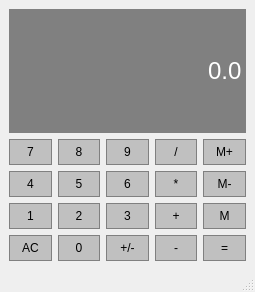
<?xml version="1.0" encoding="UTF-8"?>
<ui version="4.0">
 <class>MainWindow</class>
 <widget class="QMainWindow" name="MainWindow">
  <property name="geometry">
   <rect>
    <x>0</x>
    <y>0</y>
    <width>255</width>
    <height>292</height>
   </rect>
  </property>
  <property name="windowTitle">
   <string>MainWindow</string>
  </property>
  <widget class="QWidget" name="centralwidget">
   <layout class="QGridLayout" name="gridLayout">
    <item row="1" column="1">
     <widget class="QPushButton" name="Button8">
      <property name="sizePolicy">
       <sizepolicy hsizetype="Preferred" vsizetype="Preferred">
        <horstretch>0</horstretch>
        <verstretch>0</verstretch>
       </sizepolicy>
      </property>
      <property name="styleSheet">
       <string notr="true">QPushButton{
        background-color: #C0C0C0;
        border: 1px solid gray;
        padding: 5px;
}

QPushButtonpressed{
        background-color: #A9A9A9;
        border: 1px solid gray;
        padding: 5px;
}</string>
      </property>
      <property name="text">
       <string>8</string>
      </property>
     </widget>
    </item>
    <item row="2" column="1">
     <widget class="QPushButton" name="Button5">
      <property name="sizePolicy">
       <sizepolicy hsizetype="Preferred" vsizetype="Preferred">
        <horstretch>0</horstretch>
        <verstretch>0</verstretch>
       </sizepolicy>
      </property>
      <property name="styleSheet">
       <string notr="true">QPushButton{
        background-color: #C0C0C0;
        border: 1px solid gray;
        padding: 5px;
}

QPushButtonpressed{
        background-color: #A9A9A9;
        border: 1px solid gray;
        padding: 5px;
}</string>
      </property>
      <property name="text">
       <string>5</string>
      </property>
     </widget>
    </item>
    <item row="1" column="3">
     <widget class="QPushButton" name="Divide">
      <property name="sizePolicy">
       <sizepolicy hsizetype="Preferred" vsizetype="Preferred">
        <horstretch>0</horstretch>
        <verstretch>0</verstretch>
       </sizepolicy>
      </property>
      <property name="styleSheet">
       <string notr="true">QPushButton{
        background-color: #C0C0C0;
        border: 1px solid gray;
        padding: 5px;
}

QPushButtonpressed{
        background-color: #A9A9A9;
        border: 1px solid gray;
        padding: 5px;
}</string>
      </property>
      <property name="text">
       <string>/</string>
      </property>
     </widget>
    </item>
    <item row="2" column="0">
     <widget class="QPushButton" name="Button4">
      <property name="sizePolicy">
       <sizepolicy hsizetype="Preferred" vsizetype="Preferred">
        <horstretch>0</horstretch>
        <verstretch>0</verstretch>
       </sizepolicy>
      </property>
      <property name="styleSheet">
       <string notr="true">QPushButton{
        background-color: #C0C0C0;
        border: 1px solid gray;
        padding: 5px;
}

QPushButtonpressed{
        background-color: #A9A9A9;
        border: 1px solid gray;
        padding: 5px;
}</string>
      </property>
      <property name="text">
       <string>4</string>
      </property>
     </widget>
    </item>
    <item row="2" column="4">
     <widget class="QPushButton" name="MemClear">
      <property name="sizePolicy">
       <sizepolicy hsizetype="Preferred" vsizetype="Preferred">
        <horstretch>0</horstretch>
        <verstretch>0</verstretch>
       </sizepolicy>
      </property>
      <property name="styleSheet">
       <string notr="true">QPushButton{
        background-color: #C0C0C0;
        border: 1px solid gray;
        padding: 5px;
}

QPushButtonpressed{
        background-color: #A9A9A9;
        border: 1px solid gray;
        padding: 5px;
}</string>
      </property>
      <property name="text">
       <string>M-</string>
      </property>
     </widget>
    </item>
    <item row="1" column="2">
     <widget class="QPushButton" name="Button9">
      <property name="sizePolicy">
       <sizepolicy hsizetype="Preferred" vsizetype="Preferred">
        <horstretch>0</horstretch>
        <verstretch>0</verstretch>
       </sizepolicy>
      </property>
      <property name="styleSheet">
       <string notr="true">QPushButton{
        background-color: #C0C0C0;
        border: 1px solid gray;
        padding: 5px;
}

QPushButtonpressed{
        background-color: #A9A9A9;
        border: 1px solid gray;
        padding: 5px;
}</string>
      </property>
      <property name="text">
       <string>9</string>
      </property>
     </widget>
    </item>
    <item row="1" column="0">
     <widget class="QPushButton" name="Button7">
      <property name="sizePolicy">
       <sizepolicy hsizetype="Preferred" vsizetype="Preferred">
        <horstretch>0</horstretch>
        <verstretch>0</verstretch>
       </sizepolicy>
      </property>
      <property name="styleSheet">
       <string notr="true">QPushButton{
        background-color: #C0C0C0;
        border: 1px solid gray;
        padding: 5px;
}

QPushButtonpressed{
        background-color: #A9A9A9;
        border: 1px solid gray;
        padding: 5px;
}</string>
      </property>
      <property name="text">
       <string>7</string>
      </property>
     </widget>
    </item>
    <item row="2" column="3">
     <widget class="QPushButton" name="Multiply">
      <property name="sizePolicy">
       <sizepolicy hsizetype="Preferred" vsizetype="Preferred">
        <horstretch>0</horstretch>
        <verstretch>0</verstretch>
       </sizepolicy>
      </property>
      <property name="styleSheet">
       <string notr="true">QPushButton{
        background-color: #C0C0C0;
        border: 1px solid gray;
        padding: 5px;
}

QPushButtonpressed{
        background-color: #A9A9A9;
        border: 1px solid gray;
        padding: 5px;
}</string>
      </property>
      <property name="text">
       <string>*</string>
      </property>
     </widget>
    </item>
    <item row="2" column="2">
     <widget class="QPushButton" name="Button6">
      <property name="sizePolicy">
       <sizepolicy hsizetype="Preferred" vsizetype="Preferred">
        <horstretch>0</horstretch>
        <verstretch>0</verstretch>
       </sizepolicy>
      </property>
      <property name="styleSheet">
       <string notr="true">QPushButton{
        background-color: #C0C0C0;
        border: 1px solid gray;
        padding: 5px;
}

QPushButtonpressed{
        background-color: #A9A9A9;
        border: 1px solid gray;
        padding: 5px;
}</string>
      </property>
      <property name="text">
       <string>6</string>
      </property>
     </widget>
    </item>
    <item row="3" column="0">
     <widget class="QPushButton" name="Button1">
      <property name="sizePolicy">
       <sizepolicy hsizetype="Preferred" vsizetype="Preferred">
        <horstretch>0</horstretch>
        <verstretch>0</verstretch>
       </sizepolicy>
      </property>
      <property name="styleSheet">
       <string notr="true">QPushButton{
        background-color: #C0C0C0;
        border: 1px solid gray;
        padding: 5px;
}

QPushButtonpressed{
        background-color: #A9A9A9;
        border: 1px solid gray;
        padding: 5px;
}</string>
      </property>
      <property name="text">
       <string>1</string>
      </property>
     </widget>
    </item>
    <item row="1" column="4">
     <widget class="QPushButton" name="MemAdd">
      <property name="sizePolicy">
       <sizepolicy hsizetype="Preferred" vsizetype="Preferred">
        <horstretch>0</horstretch>
        <verstretch>0</verstretch>
       </sizepolicy>
      </property>
      <property name="styleSheet">
       <string notr="true">QPushButton{
        background-color: #C0C0C0;
        border: 1px solid gray;
        padding: 5px;
}

QPushButtonpressed{
        background-color: #A9A9A9;
        border: 1px solid gray;
        padding: 5px;
}</string>
      </property>
      <property name="text">
       <string>M+</string>
      </property>
     </widget>
    </item>
    <item row="4" column="0">
     <widget class="QPushButton" name="Clear">
      <property name="sizePolicy">
       <sizepolicy hsizetype="Preferred" vsizetype="Preferred">
        <horstretch>0</horstretch>
        <verstretch>0</verstretch>
       </sizepolicy>
      </property>
      <property name="styleSheet">
       <string notr="true">QPushButton{
        background-color: #C0C0C0;
        border: 1px solid gray;
        padding: 5px;
}

QPushButtonpressed{
        background-color: #A9A9A9;
        border: 1px solid gray;
        padding: 5px;
}</string>
      </property>
      <property name="text">
       <string>AC</string>
      </property>
     </widget>
    </item>
    <item row="3" column="1">
     <widget class="QPushButton" name="Button2">
      <property name="sizePolicy">
       <sizepolicy hsizetype="Preferred" vsizetype="Preferred">
        <horstretch>0</horstretch>
        <verstretch>0</verstretch>
       </sizepolicy>
      </property>
      <property name="styleSheet">
       <string notr="true">QPushButton{
        background-color: #C0C0C0;
        border: 1px solid gray;
        padding: 5px;
}

QPushButtonpressed{
        background-color: #A9A9A9;
        border: 1px solid gray;
        padding: 5px;
}</string>
      </property>
      <property name="text">
       <string>2</string>
      </property>
     </widget>
    </item>
    <item row="4" column="1">
     <widget class="QPushButton" name="Button0">
      <property name="sizePolicy">
       <sizepolicy hsizetype="Preferred" vsizetype="Preferred">
        <horstretch>0</horstretch>
        <verstretch>0</verstretch>
       </sizepolicy>
      </property>
      <property name="styleSheet">
       <string notr="true">QPushButton{
        background-color: #C0C0C0;
        border: 1px solid gray;
        padding: 5px;
}

QPushButtonpressed{
        background-color: #A9A9A9;
        border: 1px solid gray;
        padding: 5px;
}</string>
      </property>
      <property name="text">
       <string>0</string>
      </property>
     </widget>
    </item>
    <item row="3" column="2">
     <widget class="QPushButton" name="Button3">
      <property name="sizePolicy">
       <sizepolicy hsizetype="Preferred" vsizetype="Preferred">
        <horstretch>0</horstretch>
        <verstretch>0</verstretch>
       </sizepolicy>
      </property>
      <property name="styleSheet">
       <string notr="true">QPushButton{
        background-color: #C0C0C0;
        border: 1px solid gray;
        padding: 5px;
}

QPushButtonpressed{
        background-color: #A9A9A9;
        border: 1px solid gray;
        padding: 5px;
}</string>
      </property>
      <property name="text">
       <string>3</string>
      </property>
     </widget>
    </item>
    <item row="4" column="2">
     <widget class="QPushButton" name="ChangeSign">
      <property name="sizePolicy">
       <sizepolicy hsizetype="Preferred" vsizetype="Preferred">
        <horstretch>0</horstretch>
        <verstretch>0</verstretch>
       </sizepolicy>
      </property>
      <property name="styleSheet">
       <string notr="true">QPushButton{
        background-color: #C0C0C0;
        border: 1px solid gray;
        padding: 5px;
}

QPushButtonpressed{
        background-color: #A9A9A9;
        border: 1px solid gray;
        padding: 5px;
}</string>
      </property>
      <property name="text">
       <string>+/-</string>
      </property>
     </widget>
    </item>
    <item row="3" column="3">
     <widget class="QPushButton" name="Add">
      <property name="sizePolicy">
       <sizepolicy hsizetype="Preferred" vsizetype="Preferred">
        <horstretch>0</horstretch>
        <verstretch>0</verstretch>
       </sizepolicy>
      </property>
      <property name="styleSheet">
       <string notr="true">QPushButton{
        background-color: #C0C0C0;
        border: 1px solid gray;
        padding: 5px;
}

QPushButtonpressed{
        background-color: #A9A9A9;
        border: 1px solid gray;
        padding: 5px;
}</string>
      </property>
      <property name="text">
       <string>+</string>
      </property>
     </widget>
    </item>
    <item row="4" column="3">
     <widget class="QPushButton" name="Subtract">
      <property name="sizePolicy">
       <sizepolicy hsizetype="Preferred" vsizetype="Preferred">
        <horstretch>0</horstretch>
        <verstretch>0</verstretch>
       </sizepolicy>
      </property>
      <property name="styleSheet">
       <string notr="true">QPushButton{
        background-color: #C0C0C0;
        border: 1px solid gray;
        padding: 5px;
}

QPushButtonpressed{
        background-color: #A9A9A9;
        border: 1px solid gray;
        padding: 5px;
}</string>
      </property>
      <property name="text">
       <string>-</string>
      </property>
     </widget>
    </item>
    <item row="3" column="4">
     <widget class="QPushButton" name="MemGet">
      <property name="sizePolicy">
       <sizepolicy hsizetype="Preferred" vsizetype="Preferred">
        <horstretch>0</horstretch>
        <verstretch>0</verstretch>
       </sizepolicy>
      </property>
      <property name="styleSheet">
       <string notr="true">QPushButton{
        background-color: #C0C0C0;
        border: 1px solid gray;
        padding: 5px;
}

QPushButtonpressed{
        background-color: #A9A9A9;
        border: 1px solid gray;
        padding: 5px;
}</string>
      </property>
      <property name="text">
       <string>M</string>
      </property>
     </widget>
    </item>
    <item row="4" column="4">
     <widget class="QPushButton" name="Equals">
      <property name="sizePolicy">
       <sizepolicy hsizetype="Preferred" vsizetype="Preferred">
        <horstretch>0</horstretch>
        <verstretch>0</verstretch>
       </sizepolicy>
      </property>
      <property name="styleSheet">
       <string notr="true">QPushButton{
        background-color: #C0C0C0;
        border: 1px solid gray;
        padding: 5px;
}

QPushButtonpressed{
        background-color: #A9A9A9;
        border: 1px solid gray;
        padding: 5px;
}</string>
      </property>
      <property name="text">
       <string>=</string>
      </property>
     </widget>
    </item>
    <item row="0" column="0" colspan="5">
     <widget class="QLineEdit" name="Display">
      <property name="sizePolicy">
       <sizepolicy hsizetype="Preferred" vsizetype="Expanding">
        <horstretch>0</horstretch>
        <verstretch>0</verstretch>
       </sizepolicy>
      </property>
      <property name="font">
       <font>
        <family>Arial</family>
        <pointsize>18</pointsize>
       </font>
      </property>
      <property name="styleSheet">
       <string notr="true">QLineEdit{
        background-color: gray;
        border: 1px solid gray;
        color: #ffffff;
}</string>
      </property>
      <property name="text">
       <string>0.0</string>
      </property>
      <property name="alignment">
       <set>Qt::AlignRight|Qt::AlignTrailing|Qt::AlignVCenter</set>
      </property>
     </widget>
    </item>
   </layout>
  </widget>
  <widget class="QMenuBar" name="menubar">
   <property name="geometry">
    <rect>
     <x>0</x>
     <y>0</y>
     <width>255</width>
     <height>22</height>
    </rect>
   </property>
  </widget>
  <widget class="QStatusBar" name="statusbar"/>
 </widget>
 <resources/>
 <connections/>
</ui>
